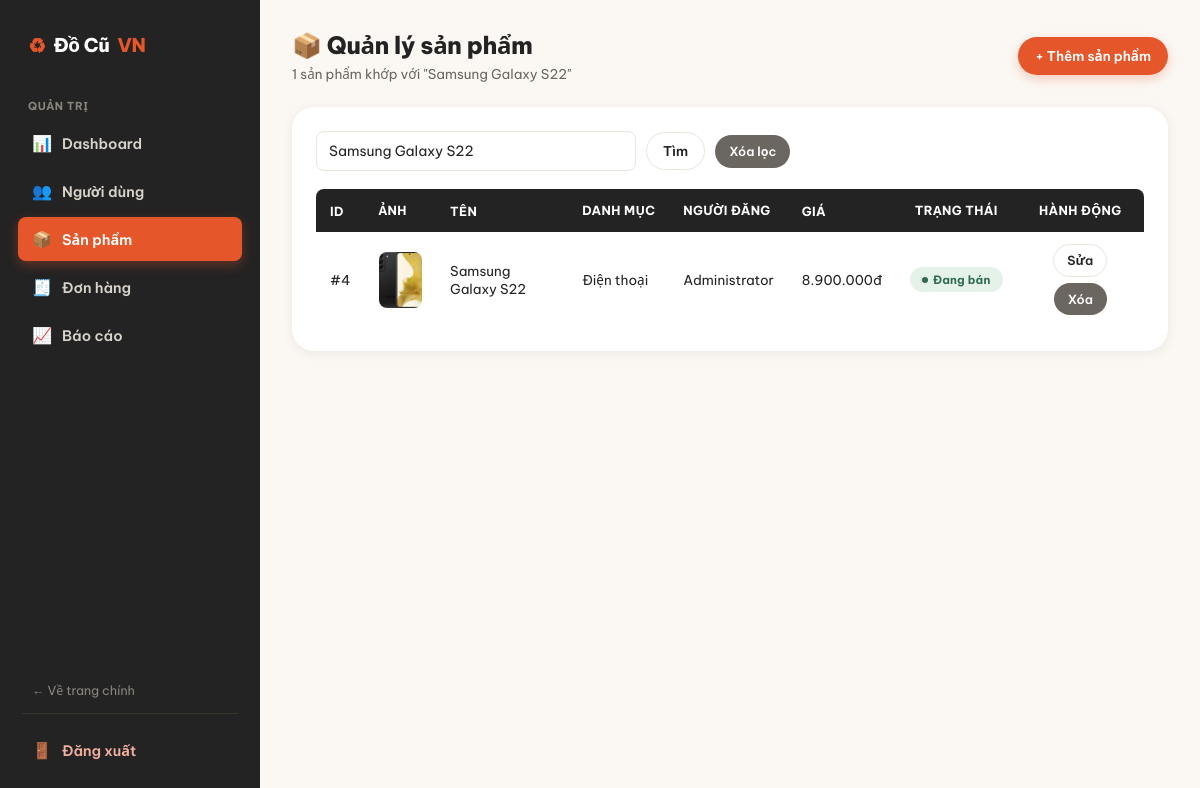
/admin/products.php?keyword=Samsung Galaxy S22 (signed in), run on the app's committed database.
### tables this page shows
CREATE TABLE `products` (
  `id` int(11) NOT NULL,
  `user_id` int(11) NOT NULL,
  `category_id` int(11) NOT NULL,
  `title` varchar(255) NOT NULL,
  `description` text DEFAULT NULL,
  `price` decimal(12,2) NOT NULL,
  `image` varchar(255) DEFAULT NULL,
  `condition_item` enum('new','like_new','good','fair') DEFAULT 'good',
  `location` varchar(255) DEFAULT NULL,
  `views` int(11) DEFAULT 0,
  `status` enum('active','pending','sold','hidden','rejected','deleted') DEFAULT 'pending',
  `created_at` timestamp NOT NULL DEFAULT current_timestamp(),
  `updated_at` timestamp NOT NULL DEFAULT current_timestamp() ON UPDATE current_timestamp()
);

CREATE TABLE `categories` (
  `id` int(11) NOT NULL,
  `name` varchar(100) NOT NULL,
  `description` text DEFAULT NULL,
  `icon` varchar(100) DEFAULT NULL,
  `status` tinyint(4) DEFAULT 1
);

CREATE TABLE `users` (
  `id` int(11) NOT NULL,
  `fullname` varchar(100) NOT NULL,
  `username` varchar(50) NOT NULL,
  `email` varchar(100) NOT NULL,
  `password` varchar(255) NOT NULL,
  `phone` varchar(20) DEFAULT NULL,
  `avatar` varchar(255) DEFAULT 'uploads/avatar/default.png',
  `address` varchar(255) DEFAULT NULL,
  `gender` enum('Nam','Nữ','Khác') DEFAULT NULL,
  `dob` date DEFAULT NULL,
  `role` enum('admin','user') NOT NULL DEFAULT 'user',
  `status` enum('active','blocked') NOT NULL DEFAULT 'active',
  `created_at` timestamp NOT NULL DEFAULT current_timestamp(),
  `updated_at` timestamp NOT NULL DEFAULT current_timestamp() ON UPDATE current_timestamp()
);

### admin/inc/auth.php (called while the page is built, shortened)
<?php
if (!function_exists("e")) {
    function e($value): string
    {
        return htmlspecialchars((string)($value ?? ""), ENT_QUOTES, "UTF-8");
    }
}
if (!function_exists("money")) {
    function money($amount): string
    {
        return number_format((float)$amount, 0, ",", ".") . "đ";
    }
}
if (!function_exists("statusBadge")) {
    function statusBadge(?string $status): array
    {
        $map = [
            "active"    => ["Đang bán",     "badge-success"],
            "pending"   => ["Chờ duyệt",    "badge-warning"],
            "sold"      => ["Đã bán",       "badge-info"],
            "hidden"    => ["Đã ẩn",        "badge-neutral"],
            "rejected"  => ["Từ chối",      "badge-danger"],
            "deleted"   => ["Đã xóa",       "badge-danger"],
            "accepted"  => ["Đã nhận",      "badge-info"],
            "completed" => ["Hoàn thành",   "badge-success"],
            "cancelled" => ["Đã hủy",       "badge-danger"],
            "blocked"   => ["Đã khóa",      "badge-danger"],
        ];
        $status = trim((string)$status);
        return $map[$status];
    }
}

### admin/products.php (the view, shortened to what this page needs)
<?php
require_once "inc/auth.php";
$keyword = trim($_GET["keyword"] ?? "");
if ($keyword !== "") {
    $stmt = $conn->prepare("
        SELECT
            p.*,
            c.name AS category_name,
            u.fullname AS seller_name
        FROM products p
        LEFT JOIN categories c ON p.category_id = c.id
        LEFT JOIN users u ON p.user_id = u.id
        WHERE p.title LIKE ?
        ORDER BY p.created_at DESC
    ");
    $like = "%" . $keyword . "%";
    $stmt->bind_param("s", $like);
    $stmt->execute();
    $result = $stmt->get_result();
}
?>
<!DOCTYPE html>
<html lang="vi">
<head>
<link rel="stylesheet" href="../assets/css/admin.css">
</head>
<body>
<div class="admin-wrapper">
    <?php include "sidebar.php"; ?>
    <main class="admin-main">
        <div class="admin-topbar">
            <div>
                <h1>📦 Quản lý sản phẩm</h1>
                <div class="subtitle"><?= $result->num_rows ?> sản phẩm<?= $keyword !== "" ? " khớp với \"" . e($keyword) . "\"" : "" ?></div>
            </div>
            <a href="../add-product.html" class="btn btn-primary">+ Thêm sản phẩm</a>
        </div>
        <div class="panel">
            <form method="GET" class="filter-bar">
                <input type="text" name="keyword" placeholder="Tìm sản phẩm theo tên..." value="<?= e($keyword) ?>">
                <button class="btn btn-outline">Tìm</button>
                <?php if ($keyword !== ""): ?>
                    <a href="products.php" class="btn btn-neutral btn-sm">Xóa lọc</a>
                <?php endif; ?>
            </form>
            <div class="table-scroll">
                <table class="admin-table">
                    <thead>
                    <tr>
                        <th>ID</th>
                        <th>Ảnh</th>
                        <th>Tên</th>
                        <th>Danh mục</th>
                        <th>Người đăng</th>
                        <th>Giá</th>
                        <th class="center">Trạng thái</th>
                        <th class="center">Hành động</th>
                    </tr>
                    </thead>
                    <tbody>
                    <?php if ($result->num_rows === 0): ?>
                        <tr class="empty-row"><td colspan="8">Không có sản phẩm nào.</td></tr>
                    <?php else: while ($p = $result->fetch_assoc()):
                        [$label, $cls] = statusBadge($p["status"]);
                    ?>
                        <tr>
                            <td>#<?= (int)$p["id"] ?></td>
                            <td><img class="thumb" src="../<?= e($p["image"]) ?>" alt="<?= e($p["title"]) ?>"></td>
                            <td><?= e($p["title"]) ?></td>
                            <td><?= $p["category_name"] !== null ? e($p["category_name"]) : "<em>—</em>" ?></td>
                            <td><?= $p["seller_name"] !== null ? e($p["seller_name"]) : "<em>(tài khoản đã xóa)</em>" ?></td>
                            <td><?= money($p["price"]) ?></td>
                            <td class="center"><span class="badge <?= $cls ?>"><?= e($label) ?></span></td>
                            <td class="center">
                                <div class="action-group">
                                    <a class="btn btn-sm btn-outline" href="edit-product.php?id=<?= (int)$p["id"] ?>">
                                        Sửa
                                    </a>
                                    <a class="btn btn-sm btn-neutral"
                                       onclick="return confirmAction('Xóa sản phẩm này? Hành động không thể hoàn tác.')"
                                       href="../api/admin/delete-product.php?id=<?= (int)$p["id"] ?>">
                                        Xóa
                                    </a>
                                </div>
                            </td>
                        </tr>
                    <?php endwhile; endif; ?>
                    </tbody>
                </table>
            </div>
        </div>
    </main>
</div>
</body>
</html>

### assets/css/admin.css (style rules this page uses)
:root { --ember:#E5572B; --ember-dark:#C2431A; --ember-light:#FDECE4; --moss:#2F6B4F; --moss-light:#E4F2EA; --gold:#F0A93E; --gold-light:#FDF3E1; --ink:#232323; --charcoal:#6B6660; --cream:#FBF8F4; --line:#EBE5DB; --white:#FFFFFF; --radius-sm:8px; --radius-md:14px; --radius-lg:22px; --shadow-card:0 2px 12px rgba(35,30,25,.07); --shadow-hover:0 14px 28px rgba(35,30,25,.14); --sidebar-w:260px; }
*,*::before,*::after { box-sizing:border-box; }
body { margin:0; font-family:'Be Vietnam Pro', system-ui, sans-serif; color:var(--ink); background:var(--cream); -webkit-font-smoothing:antialiased; }
a { text-decoration:none; color:inherit; }
img { max-width:100%; display:block; }
.admin-wrapper { display:flex; min-height:100vh; }
.admin-main { margin-left:var(--sidebar-w); width:calc(100% - var(--sidebar-w)); padding:28px 32px 60px; box-sizing:border-box; }
.admin-topbar { display:flex; align-items:center; justify-content:space-between; gap:16px; margin-bottom:24px; flex-wrap:wrap; }
.admin-topbar h1 { font-size:24px; font-weight:800; letter-spacing:-.3px; margin:0; color:var(--ink); }
.admin-topbar .subtitle { font-size:13.5px; color:var(--charcoal); margin-top:4px; }
.panel { background:var(--white); border-radius:var(--radius-lg); box-shadow:var(--shadow-card); padding:24px; margin-bottom:28px; }
.table-scroll { overflow-x:auto; }
table.admin-table { width:100%; border-collapse:collapse; min-width:640px; }
.admin-table thead th { background:var(--ink); color:var(--white); padding:13px 14px; font-size:12.5px; font-weight:700; text-transform:uppercase; letter-spacing:.03em; text-align:left; white-space:nowrap; }
.admin-table thead th:first-child { border-radius:var(--radius-sm) 0 0 0; }
.admin-table thead th:last-child { border-radius:0 var(--radius-sm) 0 0; }
.admin-table td { padding:12px 14px; border-bottom:1px solid var(--line); font-size:13.5px; color:var(--ink); vertical-align:middle; }
.admin-table tbody tr:last-child td { border-bottom:none; }
.admin-table td.center, .admin-table th.center { text-align:center; }
.thumb { width:56px; height:56px; object-fit:cover; border-radius:var(--radius-sm); background:var(--cream); }
.badge { display:inline-flex; align-items:center; gap:5px; padding:5px 12px; border-radius:999px; font-size:11.5px; font-weight:700; letter-spacing:.02em; white-space:nowrap; }
.badge::before { content:""; width:6px; height:6px; border-radius:50%; background:currentColor; }
.badge-success { background:var(--moss-light); color:var(--moss); }
.btn { display:inline-flex; align-items:center; justify-content:center; gap:6px; font-family:inherit; font-size:13.5px; font-weight:600; padding:9px 16px; border-radius:999px; border:1.5px solid transparent; cursor:pointer; transition:all .18s ease; white-space:nowrap; }
.btn-sm { padding:7px 13px; font-size:12.5px; }
.btn-primary { background:var(--ember); color:var(--white); box-shadow:0 4px 12px rgba(229,87,43,.28); }
.btn-neutral { background:var(--charcoal); color:var(--white); }
.btn-outline { background:transparent; color:var(--ink); border-color:var(--line); }
.action-group { display:flex; gap:6px; flex-wrap:wrap; justify-content:center; }
input[type=text], input[type=number], input[type=file], textarea, select { width:100%; padding:10px 12px; border:1.5px solid var(--line); border-radius:var(--radius-sm); font-family:inherit; font-size:14px; background:var(--white); color:var(--ink); transition:border-color .15s ease; }
.filter-bar { display:flex; gap:10px; align-items:center; margin-bottom:18px; flex-wrap:wrap; }
.filter-bar input[type=text] { max-width:320px; }
.filter-bar .btn { flex-shrink:0; }

### data on the page
products: id "4", image (picture), title "Samsung Galaxy S22", category.name "Điện thoại", user.fullname "Administrator", price "8.900.000đ", label "Đang bán"

### other printed values
$result->num_rows "1"
$keyword "Samsung Galaxy S22"
